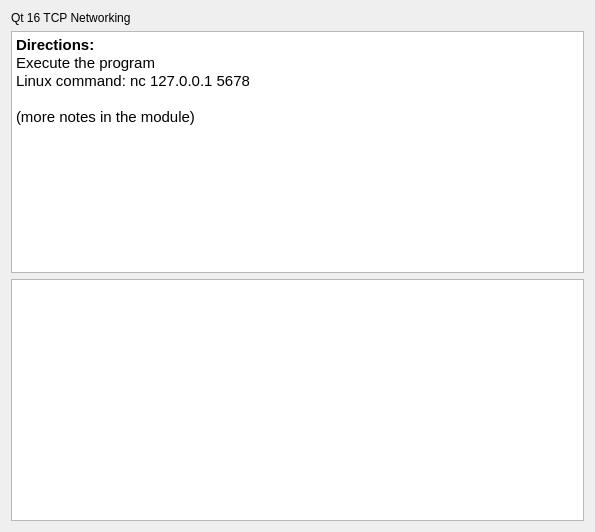
<?xml version="1.0" encoding="UTF-8"?>
<ui version="4.0">
 <class>Dialog</class>
 <widget class="QDialog" name="Dialog">
  <property name="geometry">
   <rect>
    <x>0</x>
    <y>0</y>
    <width>595</width>
    <height>532</height>
   </rect>
  </property>
  <property name="windowTitle">
   <string>Dialog</string>
  </property>
  <layout class="QVBoxLayout" name="verticalLayout">
   <item>
    <widget class="QLabel" name="title">
     <property name="text">
      <string>Qt 16 TCP Networking</string>
     </property>
    </widget>
   </item>
   <item>
    <widget class="QTextBrowser" name="textBrowser_2">
     <property name="html">
      <string>&lt;!DOCTYPE HTML PUBLIC &quot;-//W3C//DTD HTML 4.0//EN&quot; &quot;http://www.w3.org/TR/REC-html40/strict.dtd&quot;&gt;
&lt;html&gt;&lt;head&gt;&lt;meta name=&quot;qrichtext&quot; content=&quot;1&quot; /&gt;&lt;style type=&quot;text/css&quot;&gt;
p, li { white-space: pre-wrap; }
&lt;/style&gt;&lt;/head&gt;&lt;body style=&quot; font-family:'Cantarell'; font-size:11pt; font-weight:400; font-style:normal;&quot;&gt;
&lt;p style=&quot; margin-top:0px; margin-bottom:0px; margin-left:0px; margin-right:0px; -qt-block-indent:0; text-indent:0px;&quot;&gt;&lt;span style=&quot; font-weight:600;&quot;&gt;Directions:&lt;/span&gt;&lt;/p&gt;
&lt;p style=&quot; margin-top:0px; margin-bottom:0px; margin-left:0px; margin-right:0px; -qt-block-indent:0; text-indent:0px;&quot;&gt;Execute the program&lt;/p&gt;
&lt;p style=&quot; margin-top:0px; margin-bottom:0px; margin-left:0px; margin-right:0px; -qt-block-indent:0; text-indent:0px;&quot;&gt;Linux command: nc 127.0.0.1 5678&lt;/p&gt;
&lt;p style=&quot;-qt-paragraph-type:empty; margin-top:0px; margin-bottom:0px; margin-left:0px; margin-right:0px; -qt-block-indent:0; text-indent:0px;&quot;&gt;&lt;br /&gt;&lt;/p&gt;
&lt;p style=&quot; margin-top:0px; margin-bottom:0px; margin-left:0px; margin-right:0px; -qt-block-indent:0; text-indent:0px;&quot;&gt;(more notes in the module)&lt;/p&gt;&lt;/body&gt;&lt;/html&gt;</string>
     </property>
    </widget>
   </item>
   <item>
    <widget class="QTextBrowser" name="textBrowser"/>
   </item>
  </layout>
 </widget>
 <layoutdefault spacing="6" margin="11"/>
 <resources/>
 <connections/>
</ui>
